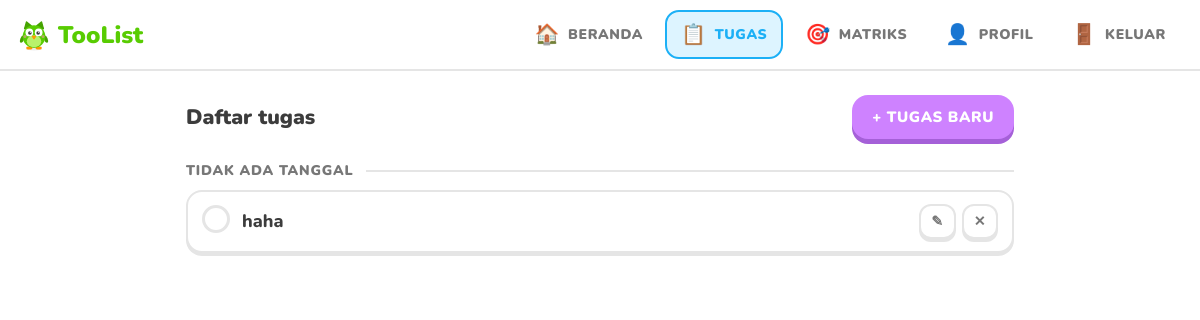
The app's page /tugas/ (signed in), older data.
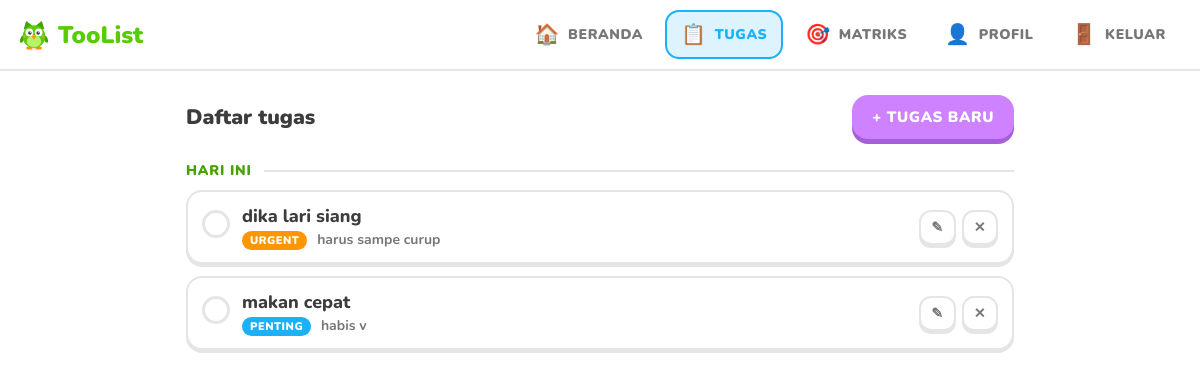
The same page, newer data.
### tasks/models.py (models this page shows, shortened)
class Task(models.Model):
    user = models.ForeignKey(User, on_delete=models.CASCADE)
    title = models.CharField(max_length=80)
    is_done = models.BooleanField(default=False)
    is_urgent = models.BooleanField(default=False)
    is_important = models.BooleanField(default=False)
    created_at = models.DateTimeField(auto_now_add=True)
    note = models.TextField(blank=True, default="") #nemabahkan ini supaya note tidak wajib diisi
    due_date = models.DateField(null=True, blank=True) # menambhakan ini untuk menympan tanggal target status
    @property
    def is_failed(self):
        if not self.is_done and self.due_date and self.due_date < timezone.localdate():
            return True

### tasks/views.py (the view, shortened to what this page needs)
# urls.py: path('tugas/', views.tugas, name='tugas'),
@login_required
def tugas(request):
    user = request.user
    tasks = Task.objects.filter(user=user).order_by('due_date', '-created_at')
    today = timezone.localdate()
    yesterday = today - timedelta(days=1)
    nama_hari = ["Senin", "Selasa", "Rabu", "Kamis", "Jumat", "Sabtu", "Minggu"]
    nama_bulan = ["Januari", "Februari", "Maret", "April", "Mei", "Juni", "Juli", "Agustus", "September", "Oktober", "November", "Desember"]
    group_tasks = []
    grouped_map = {}
    for task in tasks:
        due_date = task.due_date
        if hasattr(due_date, 'date'):
            due_date = timezone.localtime(due_date.date())
        if due_date not in grouped_map:
            is_today = False
            if due_date is None:
                label = "Tidak Ada Tanggal"
            elif due_date == today:
                label = "Hari Ini"
                is_today = True
            elif due_date == yesterday:
                label = "Kemarin"
            else:
                hari = nama_hari[due_date.weekday()]
                bulan = nama_bulan[due_date.month -1]
                label = f"{hari}, {due_date.day} {bulan}"
            group = {
            'label': label,
            'is_today': is_today,
            'tasks': [],
            }
            grouped_map[due_date] = group
            group_tasks.append(group)
        grouped_map[due_date]['tasks'].append(task)
    return render(request, 'tasks/tasks.html', context={'group_tasks': group_tasks})

### tasks/templates/tasks/tasks.html (shortened to what this page needs)
{% load static %}
<!DOCTYPE html>
<html lang="id">
<head>
<link rel="stylesheet" href="{% static 'accounts/base.css' %}">
<link rel="stylesheet" href="{% static 'accounts/components.css' %}">
<link rel="stylesheet" href="{% static 'accounts/pages.css' %}">
</head>
<body data-page="tasks">
{% include "tasks/partials/navbar.html" %}
<main>
  <div class="card-head">
    <h2>Daftar tugas</h2>
    <button class="btn btn-pink" id="add-btn">+ Tugas baru</button>
  </div>
  <div id="list">
    {% for group in group_tasks %}
    <div class="day-title {% if group.is_today %} today {% endif %}">{{ group.label }}</div>
    {% for item in group.tasks %}
    <div class="task {% if item.is_done %} done {% elif item.is_failed %} failed {% endif %}">
        <form class="task-actions" method="POST" action="{% url 'toggle_task' item.id %}?next={% url 'tugas' %}">
          <input type="checkbox" onchange="this.form.submit()" {% if item.is_done %}checked{% endif %}>
        </form>
        <div class="body">
          <div class="title">{{ item.title }}</div>
          <div class="meta">
                {% if item.is_urgent %} <span class="chip u">URGENT</span> {% endif %}
                {% if item.is_important %} <span class="chip i">PENTING</span>{% endif %}
                {% if item.note %}{{ item.note }}{% endif %}
          </div>
        </div>
      <div class="acts">
        <button type="button" class="btn btn-sm edit" data-url="{% url 'edit_task' item.id %}"
          data-title="{{ item.title }}"
          data-note="{{ item.note|default:'' }}"
          data-due-date="{{ item.due_date|date:'Y-m-d' }}"
          data-urgent="{{ item.is_urgent|yesno:'true,false' }}"
          data-important="{{ item.is_important|yesno:'true,false' }}">✎</button>
        <form class="task-actions" method="POST" action="{% url 'delete_task' item.id %}?next={% url 'tugas' %}">
          <button class="btn btn-sm del" type="submit">✕</button>
        </form>
      </div>
    </div>
    {% endfor %}
  {% empty %}
    <div class="empty">
      <p>Belum ada tugas. Klik tombol + Tugas baru di atas!</p>
    </div>
  {% endfor %}
  </div>
</main>
</body>
</html>

### tasks/templates/tasks/partials/navbar.html
<nav class="nav" aria-label="Navigasi utama">
  <span class="brand"><span data-nav-mascot aria-hidden="true"></span>TooList</span>
  <a href="{% url 'home' %}" class="{% if request.resolver_match.url_name == 'home' %}on{% endif %}"><i>🏠</i>Beranda</a>
  <a href="{% url 'tugas' %}" class="{% if request.resolver_match.url_name == 'tugas' %}on{% endif %}"><i>📋</i>Tugas</a>
  <a href="{% url 'matriks' %}" class="{% if request.resolver_match.url_name == 'matriks' %}on{% endif %}"><i>🎯</i>Matriks</a>
  <a href="{% url 'profil' %}" class="{% if request.resolver_match.url_name == 'profil' %}on{% endif %}"><i>👤</i>Profil</a>
  <a href="{% url 'logout' %}" class="{% if request.resolver_match.url_name == 'logout' %}on{% endif %}"><i>🚪</i>Keluar</a>
</nav>

### accounts/static/accounts/base.css (style rules this page uses)
:root { --bg:#fff; --soft:#f7f7f7; --line:#e5e5e5; --ink:#3c3c3c; --sub:#777; --green:#58cc02; --green-d:#46a302; --blue:#1cb0f6; --blue-d:#1899d6; --orange:#ff9600; --orange-d:#cc7800; --red:#ff4b4b; --red-d:#ea2b2b; --yellow:#ffc800; --yellow-d:#e5b400; --purple:#ce82ff; --purple-d:#a560d8; --lime:var(--green); --cyan:var(--blue); --pink:var(--purple); --black:var(--ink); }
* { box-sizing:border-box;margin:0;padding:0 }
body { font-family:'Nunito',system-ui,sans-serif;font-weight:700;font-size:17px;color:var(--ink);background:var(--bg);min-height:100vh;-webkit-tap-highlight-color:transparent }
h1,h2,h3,.px { font-weight:900;line-height:1.25 }
h2 { font-size:21px }
a { color:var(--blue);font-weight:800 }
main { max-width:860px;margin:0 auto;padding:24px 16px 60px }

### accounts/static/accounts/components.css (style rules this page uses)
.card-head { display:flex;justify-content:space-between;align-items:center;gap:10px;flex-wrap:wrap;margin-bottom:14px }
.btn { --c:var(--green);--cd:var(--green-d);font:inherit;font-weight:900;font-size:15px;letter-spacing:.6px;text-transform:uppercase;color:#fff;background:var(--c); border:0;border-radius:16px;padding:12px 20px;cursor:pointer;box-shadow:0 5px 0 var(--cd);transition:transform .08s,box-shadow .08s,filter .15s }
.btn-pink { --c:var(--purple);--cd:var(--purple-d) }
.btn-sm { font-size:14px;padding:6px 10px;border-radius:12px }
.acts .btn { background:#fff;color:var(--sub);border:2px solid var(--line);box-shadow:0 3px 0 var(--line) }
input[type=checkbox] { appearance:none;width:28px;height:28px;border:3px solid var(--line);border-radius:50%;background:#fff;cursor:pointer;flex:none;position:relative;transition:background .15s,border-color .15s }
.nav { position:sticky;top:0;z-index:20;background:#fff;border-bottom:2px solid var(--line);display:flex;align-items:center;gap:6px;padding:10px 18px;flex-wrap:wrap }
.nav .brand { display:flex;align-items:center;gap:8px;font-weight:900;font-size:24px;color:var(--green);margin-right:auto }
.nav a { display:flex;align-items:center;gap:8px;font-size:14px;font-weight:900;letter-spacing:.6px;text-transform:uppercase;color:var(--sub);text-decoration:none;padding:9px 14px;border:2px solid transparent;border-radius:14px;transition:background .15s }
.nav a.on { background:#ddf4ff;border-color:var(--blue);color:var(--blue) }
.nav a i { font-style:normal;font-size:20px }
.task { display:flex;gap:12px;align-items:center;background:#fff;border:2px solid var(--line);border-radius:16px;box-shadow:0 3px 0 var(--line);padding:12px 14px;margin-bottom:12px;transition:transform .12s,border-color .12s }
.task .body { flex:1;min-width:0 }
.task .title { font-size:18px;font-weight:800;word-break:break-word }
.task .meta { font-size:14px;color:var(--sub);margin-top:2px }
.task .acts { display:flex;gap:6px }
.chip { display:inline-block;font-size:11px;font-weight:900;letter-spacing:.5px;padding:2px 8px;border-radius:99px;color:#fff;margin-right:6px;vertical-align:middle }
.chip.u { background:var(--orange) }
.chip.i { background:var(--blue) }

### accounts/static/accounts/pages.css (style rules this page uses)
.day-title { font-size:14px;font-weight:900;letter-spacing:.8px;text-transform:uppercase;color:var(--sub);margin:22px 0 10px;display:flex;align-items:center;gap:12px }
.day-title::after { content:'';flex:1;height:2px;background:var(--line) }
.day-title.today { color:var(--green-d) }

Row changes from the older to the newer data that the page shows:
removed Task: title "haha", shown under "TIDAK ADA TANGGAL"
added Task: title "dika lari siang", is_urgent "URGENT", note "harus sampe curup", shown under "HARI INI"
added Task: title "makan cepat", is_important "PENTING", note "habis v", shown under "HARI INI"
Text that changed along with them:
new list line: "HARI INI"
list line gone: "TIDAK ADA TANGGAL"
